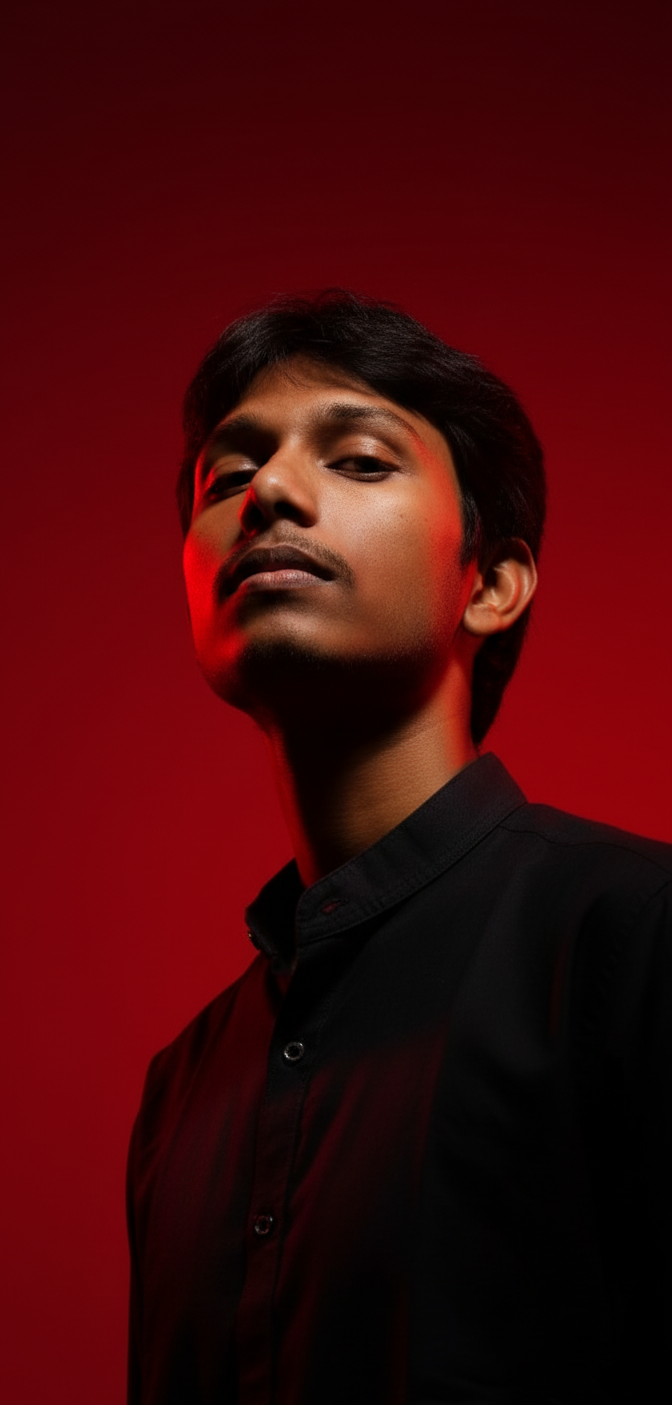
#> input picture Assests/me.png, 672 x 1405 px
$ python build.py ../Assests/me.png
#> lines starting #> are read from the running program, lines starting #| are printed output that depends on the picture
"""Build the animated SVGs behind the profile README ("Kedhar, tokenized").

    python scripts/build.py            hero (needs Pillow, run locally)
    python scripts/build.py training   training log (stdlib only; needs GITHUB_TOKEN, run by the daily Action)

Each asset is written as assets/<name>-dark.svg and assets/<name>-light.svg for <picture>.
Animations only use "from" keyframes, so the static style is the final frame and
prefers-reduced-motion just switches them off.
"""
import datetime as dt
import hashlib
import json
import os
import sys
import time
import urllib.error
import urllib.parse
import urllib.request
from pathlib import Path

ROOT = Path(__file__).resolve().parent.parent
OUT = ROOT / "assets"
USER = "Kedhareswer"

THEMES = {
    "light": dict(paper="#f2ede3", ink="#17140f", accent="#e84500", rule="#17140f",
                  chips=["#ffd6c2", "#c9e4ff", "#d9f5c8", "#f6d3f2", "#fff1b8", "#e5e0d6"],
                  ramp="@%#&8BWMhkbdpqwmZO0QLCJUYXzcvunxrjft/|()1{}[]?-_+~<>i!lI;:,^'. "),
    "dark": dict(paper="#12100d", ink="#ece5d6", accent="#ff6a2b", rule="#ece5d6",
                 chips=["#5a2e1f", "#1f3a55", "#2b4a22", "#4d2a49", "#544a1c", "#2f2b25"],
                 ramp=" .'^,:;Il!i><~+_-?][}{1)(|/tfjrxnuvczXYUJCLQ0OZmwqpdbkhMW8B&#%@"),
}
MONO = "ui-monospace,'SF Mono','Cascadia Code',Consolas,Menlo,monospace"
EASE = "cubic-bezier(.2,.8,.2,1)"

# Hand-drawn letters on a 60x100 grid, so the name never depends on the viewer's fonts.
LETTERS = {
    "K": ["M0 0V100", "M58 0L4 54", "M22 36L60 100"],
    "E": ["M60 0H0V100H60", "M0 50H46"],
    "D": ["M0 0V100H28C50 100 60 84 60 64V36C60 16 50 0 28 0Z"],
    "H": ["M0 0V100", "M60 0V100", "M0 50H60"],
    "A": ["M0 100L30 0L60 100", "M11 64H49"],
    "R": ["M0 100V0H36C52 0 60 11 60 25S52 50 36 50H0", "M30 50L60 100"],
}

BIO = ["AI", " engineer", " &", " full", "-stack", " dev", ".", " #1", " on", " 21st", ".dev", ".",
       " builds", " agents", " that", " ship", "."]


def esc(s):
    return s.replace("&", "&amp;").replace("<", "&lt;").replace(">", "&gt;")


def svg(w, h, title, desc, css, body):
    return (f'<svg xmlns="http://www.w3.org/2000/svg" viewBox="0 0 {w} {h}" width="{w}" height="{h}" '
            f'role="img" aria-labelledby="t d"><title id="t">{esc(title)}</title><desc id="d">{esc(desc)}</desc>'
            f'<style>text{{font-family:{MONO}}}{css}'
            f'@media (prefers-reduced-motion:reduce){{*{{animation:none!important}}}}</style>{body}</svg>\n')


def frame(t, w, h, left, right):
    return (f'<rect width="{w}" height="{h}" rx="6" fill="{t["paper"]}"/>'
            f'<text x="48" y="50" font-size="14" fill="{t["ink"]}" fill-opacity=".6">{esc(left)}</text>'
            f'<text x="{w - 48}" y="50" text-anchor="end" font-size="14" fill="{t["ink"]}" fill-opacity=".6">{esc(right)}</text>'
            f'<line x1="48" y1="66" x2="{w - 48}" y2="66" stroke="{t["rule"]}" stroke-opacity=".2"/>')


def token_id(tok):
    # decorative ids, stable per token
    return int(hashlib.md5(tok.encode()).hexdigest(), 16) % 50000


def hero(t):
    from PIL import Image, ImageOps  # only the hero needs it; the Action never builds the hero

    W, H = 1200, 600
    ink, accent = t["ink"], t["accent"]
    # ascii portrait: tight head crop; the backdrop is pure red with blue just above green, red-lit skin is not
    im = Image.open(ROOT / "Assests" / "me.png").convert("RGB").crop((130, 280, 590, 730))
    cols, rows, cw, chh = 96, 60, 5, 8.2
    im = im.resize((cols, rows), Image.LANCZOS)
    fg = Image.new("L", im.size, 0)
    for xy in ((c, r) for c in range(cols) for r in range(rows)):
        R, G, B = im.getpixel(xy)
        fg.putpixel(xy, 0 if (R > 20 and G < .18 * R + 2 and B - G >= 3) else 255)
    # light paper needs the face's tones spread out to read; on dark paper a plain stretch looks closer to the photo
    gray = (ImageOps.equalize(im.convert("L"), mask=fg) if t is THEMES["light"]
            else ImageOps.autocontrast(im.convert("L"), cutoff=2))
    ramp = t["ramp"]
    lines = []
    for r in range(rows):
        row = ""
        for c in range(cols):
            v = gray.getpixel((c, r)) / 255
            row += " " if not fg.getpixel((c, r)) else ramp[min(len(ramp) - 1, int(v * len(ramp)))]
        lines.append(row.rstrip())
    px, py = 690, 76
    css = (".row{animation:dec .5s steps(3) both}@keyframes dec{from{opacity:0}}"
           ".scr{animation:out .5s steps(3) both}@keyframes out{to{opacity:0}}"
           f".scan{{animation:scan 5s {EASE} 2.4s infinite both}}"
           f"@keyframes scan{{from{{transform:translateY(0)}}to{{transform:translateY({rows * chh}px)}}}}"
           f".chip{{animation:chip .45s {EASE} both}}@keyframes chip{{from{{opacity:0;transform:translateY(14px)}}}}"
           ".ltr{stroke-dasharray:1;animation:draw 1s ease-out both}@keyframes draw{from{stroke-dashoffset:1}}"
           ".blink{animation:blink 1s steps(1) infinite}@keyframes blink{50%{opacity:0}}")
    body = [frame(t, W, H, "FIG. 01 — SELF, TOKENIZED", "kedhar.vercel.app")]
    junk = "!<>[]{}/\\|=+*^?#_01"
    seed = 5
    for r, row in enumerate(lines):
        y = py + 20 + r * chh
        d = .35 + r * .028
        scr = ""
        for ch in row:
            seed = (seed * 1103515245 + 12345) % 2 ** 31
            scr += " " if ch == " " else junk[seed % len(junk)]
        tl = f'textLength="{len(row) * cw:.1f}" lengthAdjust="spacingAndGlyphs"' if row.strip() else ""
        body.append(f'<text class="scr" x="{px}" y="{y}" font-size="8.4" fill="{accent}" xml:space="preserve" {tl} '
                    f'style="animation-delay:{d:.2f}s">{esc(scr)}</text>'
                    f'<text class="row" x="{px}" y="{y}" font-size="8.4" fill="{ink}" xml:space="preserve" {tl} '
                    f'style="animation-delay:{d + .25:.2f}s">{esc(row)}</text>')
    body.append(f'<rect class="scan" x="{px - 6}" y="{py}" width="{cols * cw + 12:.0f}" height="10" fill="{accent}" fill-opacity=".4"/>')
    s, gap = .92, 20
    for i, ch in enumerate("KEDHAR"):
        x = 48 + i * (60 * s + gap)
        body += [f'<path class="ltr" d="{d}" pathLength="1" fill="none" stroke="{ink}" stroke-width="{9 / s:.2f}" '
                 f'transform="translate({x:.1f} 120) scale({s})" style="animation-delay:{i * .1:.1f}s"/>' for d in LETTERS[ch]]
    body.append(f'<text x="48" y="274" font-size="15" fill="{ink}">&gt; tokenize(<tspan fill="{accent}">"kedhar"</tspan>)'
                f'<tspan class="blink">▌</tspan></text>')
    x, y, delay = 48, 312, .9
    for k, tok in enumerate(BIO):
        w = max(len(tok), 2) * 9.4 + 14
        if x + w > 640:
            x, y = 48, y + 62
        body.append(f'<g class="chip" style="animation-delay:{delay:.2f}s">'
                    f'<rect x="{x}" y="{y}" width="{w:.0f}" height="30" rx="5" fill="{t["chips"][k % 6]}"/>'
                    f'<text x="{x + 7}" y="{y + 20}" font-size="15" fill="{ink}" xml:space="preserve">{esc(tok)}</text>'
                    f'<text x="{x + 7}" y="{y + 46}" font-size="11" fill="{ink}" fill-opacity=".5">{token_id(tok)}</text></g>')
        x += w + 6
        delay += .12
    body.append(f'<text x="48" y="{H - 44}" font-size="14" fill="{ink}" fill-opacity=".6">'
                f'{len(BIO)} TOKENS · AI ENGINEER &amp; FULL-STACK DEVELOPER · MADANAPALLI, IN</text>')
    return svg(W, H, "Kedhar, tokenized",
               "An ASCII portrait of Kedhar decodes from scrambled characters while a scan line passes over it. "
               "Beside it the name KEDHAR draws itself and his bio appears as tokenizer chips: " + "".join(BIO),
               css, "".join(body))


# ---------------------------------------------------------------- training log (daily Action)

# [92 lines left out: functions api, fetch_training, streaks, training, not called in this run]


def write(name, fn, *args):
#> called with name = 'hero'
    OUT.mkdir(exist_ok=True)
    for theme, t in THEMES.items():
        (OUT / f"{name}-{theme}.svg").write_text(fn(t, *args), encoding="utf-8")
#> this loop made 2 passes
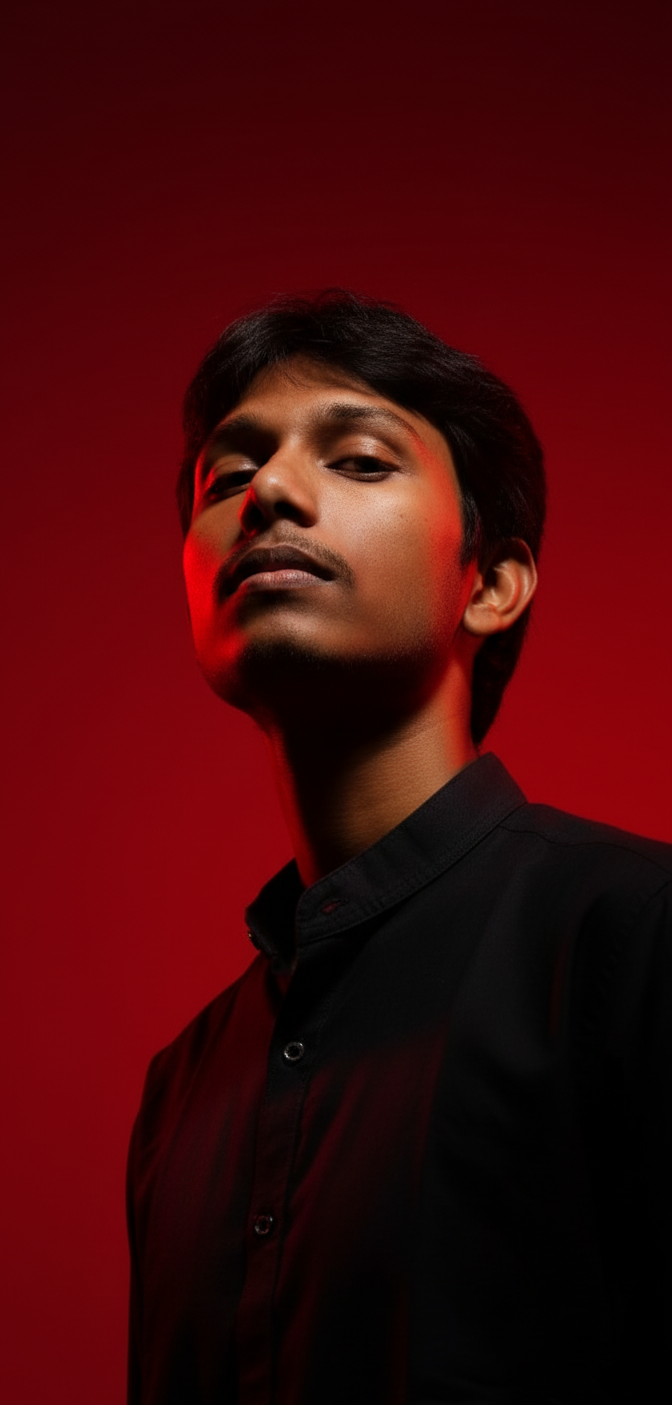
#> input picture Assests/me.png, 672 x 1405 px
#> pass 1, in hero, `im = Image.open(ROOT / "Assests" / "me.png").convert("RGB").crop((130,..`:
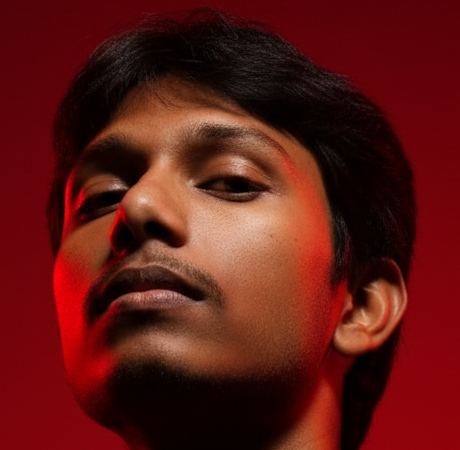
#> im: PIL image 460x450 RGB; mean R, G, B 94, 24.6, 19.4
#> pass 1, in hero, `im = im.resize((cols, rows), Image.LANCZOS)`:
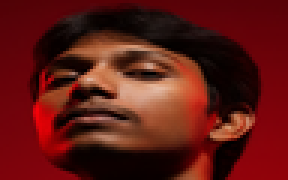
#> im: PIL image 96x60 RGB (shown 3 times larger); mean R, G, B 94, 24.6, 19.4
#> pass 1, in hero, `gray = (ImageOps.equalize(im.convert("L"), mask=fg) if t is THEMES["li..`:
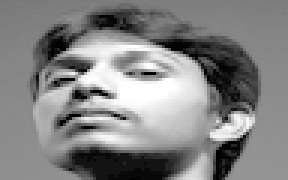
#> gray: PIL image 96x60 L (shown 3 times larger); min 0, max 255, mean 131.2


if __name__ == "__main__":
    if sys.argv[1:] == ["training"]:
        write("training", training, fetch_training(os.environ["GITHUB_TOKEN"], dt.datetime.now(dt.timezone.utc).date()))
    else:
        write("hero", hero)
    print("done")
